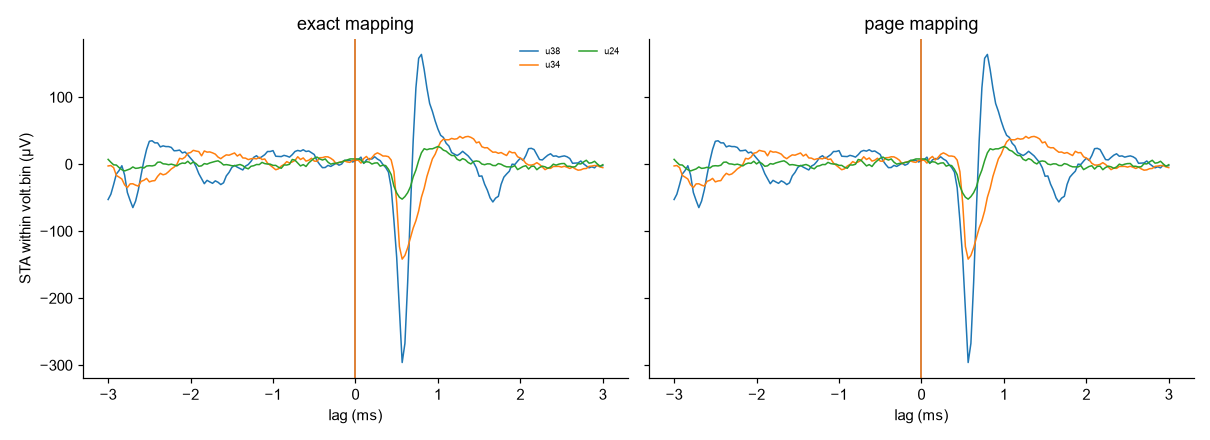

Reproduce this figure in Python.
"""
Check web/volt.bin the same way verify_alignment.py checked the raw file:
does each unit's spike-triggered average show a trough on its own channel?

Runs the test twice -- once with exact NWB spike times and the exact
sample map, once the way the web page does it (times relative to onset,
uint16-quantised, constant sample rate) -- so a mismatch localises the bug.

Writes check_voltage.png.
"""
import json
import os
import struct

import h5py
import numpy as np
import matplotlib
matplotlib.use('Agg')
import matplotlib.pyplot as plt

HERE = os.path.dirname(os.path.abspath(__file__))
NWB = r'D:\temp\allen_drilldown\session_732592105.nwb'
PROBE_ID = 733744649

plt.rcParams['font.family'] = 'Arial'
plt.rcParams['axes.spines.top'] = False
plt.rcParams['axes.spines.right'] = False

AL = json.load(open(os.path.join(HERE, 'align.json')))
KS = np.asarray(AL['knotSamples'], float)
KT = np.asarray(AL['knotTimes'], float)


def load_volt():
    raw = open(os.path.join(HERE, 'web', 'volt.bin'), 'rb').read()
    (hlen,) = struct.unpack('<I', raw[:4])
    h = json.loads(raw[4:4 + hlen])
    return h, raw


def block(h, raw, j):
    off = h['offsets'][str(j)]
    a = np.frombuffer(raw, dtype=np.int8, count=h['blockBytes'], offset=off)
    return a.reshape(h['nChannels'], h['nSamples']).astype(np.float32) \
        * (h['uvFullScale'] / 127)


def main():
    h, raw = load_volt()
    fs, win, c0 = h['fs'], h['win'], h['firstColumn']
    print(f'volt.bin: {len(h["trials"])} trials, {h["nChannels"]} ch x '
          f'{h["nSamples"]} samples, win {win}, first column {c0}')
    print(f'  {h["note"]}')

    f = h5py.File(NWB, 'r')
    el = f['general/extracellular_ephys/electrodes']
    el_id, el_probe = el['id'][:], el['probe_id'][:]
    el_local, el_y = el['local_index'][:], el['probe_vertical_position'][:]
    el_loc = np.array([s.decode() if isinstance(s, bytes) else str(s)
                       for s in el['location'][:]])
    by_el = {int(i): k for k, i in enumerate(el_id)}
    u = f['units']
    u_id, peak_ch = u['id'][:], u['peak_channel_id'][:]
    quality = np.array([s.decode() if isinstance(s, bytes) else str(s)
                        for s in u['quality'][:]])
    ends = u['spike_times_index'][:]
    starts = np.concatenate(([0], ends[:-1]))
    st = f['units/spike_times']

    keep = []
    for k in range(len(u_id)):
        e = by_el.get(int(peak_ch[k]))
        if e is None or int(el_probe[e]) != PROBE_ID or el_loc[e] != STRUCT:
            continue
        if quality[k] != 'good':
            continue
        if not (u['amplitude_cutoff'][k] < 0.1 and u['presence_ratio'][k] > 0.95
                and u['isi_violations'][k] < 0.5):
            continue
        keep.append(k)
    keep = np.array(keep)
    e_idx = np.array([by_el[int(peak_ch[k])] for k in keep])
    depth = el_y[e_idx].astype(float)
    order = np.argsort(depth, kind='stable')
    keep, e_idx, depth = keep[order], e_idx[order], depth[order]
    ucol = el_local[e_idx].astype(int)

    dg = f['intervals/drifting_gratings_presentations']
    onset_all, ori_all = dg['start_time'][:], dg['orientation'][:]
    ok = np.isfinite(ori_all)
    onset = onset_all[ok]

    half = int(round(0.003 * fs))
    j = h['trials'][10]
    V = block(h, raw, j)
    base0 = np.interp(onset[j] + win[0], KT, KS)     # file sample of block[0]
    print(f'\ntrial {j}, onset {onset[j]:.4f} s, block starts at sample '
          f'{base0:.1f}')

    rows = []
    for n, k in enumerate(keep):
        t = st[starts[k]:ends[k]]
        sel = t[(t >= onset[j] + win[0] + 0.004)
                & (t < onset[j] + win[1] - 0.004)]
        if sel.size < 8:
            continue
        col = ucol[n] - c0
        if not (0 <= col < h['nChannels']):
            continue
        # (a) exact: map absolute spike time through the barcode interpolation
        ia = np.round(np.interp(sel, KT, KS) - base0).astype(int)
        # (b) as the page does it: relative time x constant rate
        ib = np.round((sel - onset[j] - win[0]) * fs).astype(int)
        out = {}
        for tag, idx in (('exact', ia), ('page', ib)):
            idx = idx[(idx > half) & (idx < h['nSamples'] - half)]
            if idx.size < 5:
                continue
            sta = np.mean([V[col, i - half:i + half + 1] for i in idx], axis=0)
            out[tag] = (sta, sta.min(), (np.argmin(sta) - half) / fs * 1000)
        if len(out) == 2:
            rows.append((n, sel.size, out))

    rows.sort(key=lambda r: r[2]['exact'][1])
    print(f'\n{"unit":>5} {"nsp":>4} | {"exact trough":>13} {"lag ms":>7} '
          f'| {"page trough":>12} {"lag ms":>7}')
    for n, cnt, o in rows[:12]:
        print(f'{n:>5} {cnt:>4} | {o["exact"][1]:>13.1f} {o["exact"][2]:>7.3f} '
              f'| {o["page"][1]:>12.1f} {o["page"][2]:>7.3f}')
    ex = np.array([o['exact'][2] for _, _, o in rows])
    pg = np.array([o['page'][2] for _, _, o in rows])
    print(f'\nexact lags: median {np.median(ex):+.3f} ms, '
          f'IQR {np.percentile(ex,25):+.3f}..{np.percentile(ex,75):+.3f}')
    print(f'page  lags: median {np.median(pg):+.3f} ms, '
          f'IQR {np.percentile(pg,25):+.3f}..{np.percentile(pg,75):+.3f}')

    fig, axs = plt.subplots(1, 2, figsize=(11, 4), sharey=True)
    t_ms = (np.arange(2 * half + 1) - half) / fs * 1000
    for ax, tag in zip(axs, ('exact', 'page')):
        for n, cnt, o in rows[:8]:
            ax.plot(t_ms, o[tag][0], lw=1, label=f'u{n}')
        ax.axvline(0, color='#D55E00', lw=1)
        ax.set_xlabel('lag (ms)'); ax.set_title(f'{tag} mapping')
    axs[0].set_ylabel('STA within volt.bin (µV)')
    axs[0].legend(fontsize=6, frameon=False, ncol=2)
    fig.tight_layout()
    fig.savefig(os.path.join(HERE, 'check_voltage.png'), dpi=110)
    print('wrote check_voltage.png')
    f.close()


STRUCT = 'VISp'

if __name__ == '__main__':
    main()
